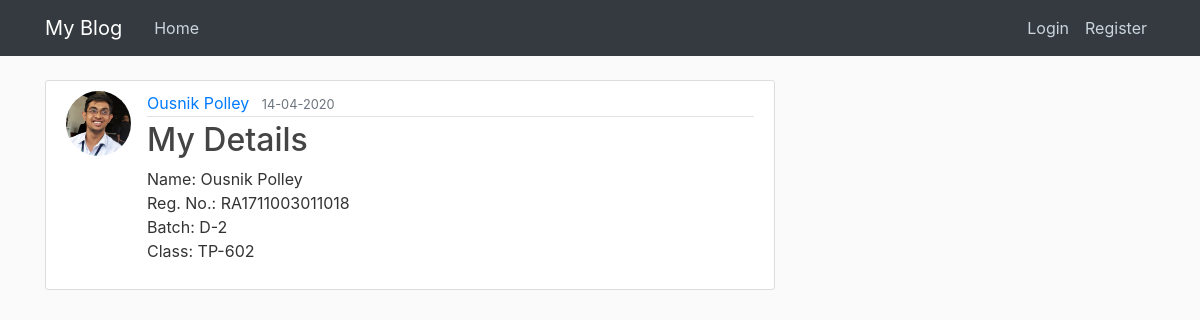
The page /post/5 on the database its author committed.
### flaskblog/models.py (models this page shows, shortened)
class User(db.Model, UserMixin):
    id = db.Column(db.Integer, primary_key=True)
    username = db.Column(db.String(20), unique=True, nullable=False)
    email = db.Column(db.String(120), unique=True, nullable=False)
    image_file = db.Column(db.String(20), nullable=False, default='default.jpg')
    password = db.Column(db.String(60), nullable=False)
    posts = db.relationship('Post', backref='author', lazy=True)

class Post(db.Model):
    id = db.Column(db.Integer, primary_key=True)
    title = db.Column(db.String(100), nullable=False)
    date_posted = db.Column(db.DateTime, nullable=False, default=datetime.utcnow)
    content = db.Column(db.Text, nullable=False)
    user_id = db.Column(db.Integer, db.ForeignKey('user.id'), nullable=False)

### flaskblog/routes.py (the view)
@app.route('/post/<int:post_id>')
def post(post_id):
   post=Post.query.get_or_404(post_id)
   return render_template('post.html', title=post.title, post=post)

### flaskblog/templates/post.html (shortened to what this page needs)
{% extends 'layout.html' %}
{% block content %}
    <article class="media content-section">
        <img src="{{url_for('static', filename='profile_pics/'+post.author.image_file)}}" class="rounded-circle article-img">
        <div class="media-body">
            <div class="article-metadata">
                <a class="mr-2" href="#">{{ post.author.username}}</a>
                <small class="text-muted">{{ post.date_posted.strftime('%d-%m-%Y') }}</small>
            </div>
            <h2 class="article-title">{{ post.title }}</h2>
            <p class="article-content">{{ post.content }}</p>
        </div>
    </article>
{% endblock content %}

### flaskblog/static/main.css (style rules this page uses)
body { background: #fafafa; color: #333333; margin-top: 5rem; }
h1, h2, h3, h4, h5, h6 { color: #444444; }
.content-section { background: #ffffff; padding: 10px 20px; border: 1px solid #dddddd; border-radius: 3px; margin-bottom: 20px; }
.article-title { color: #444444; }
.article-content { white-space: pre-line; }
.article-img { height: 65px; width: 65px; margin-right: 16px; }
.article-metadata { padding-bottom: 1px; margin-bottom: 4px; border-bottom: 1px solid #e3e3e3 }

### rows shown on the page
User: image_file (picture), author.username "Ousnik Polley"
Post: date_posted "14-04-2020", title "My Details", content "Name: Ousnik Polley Reg. No.: RA1711003011018 Batch: D-2 Class: TP-602"
